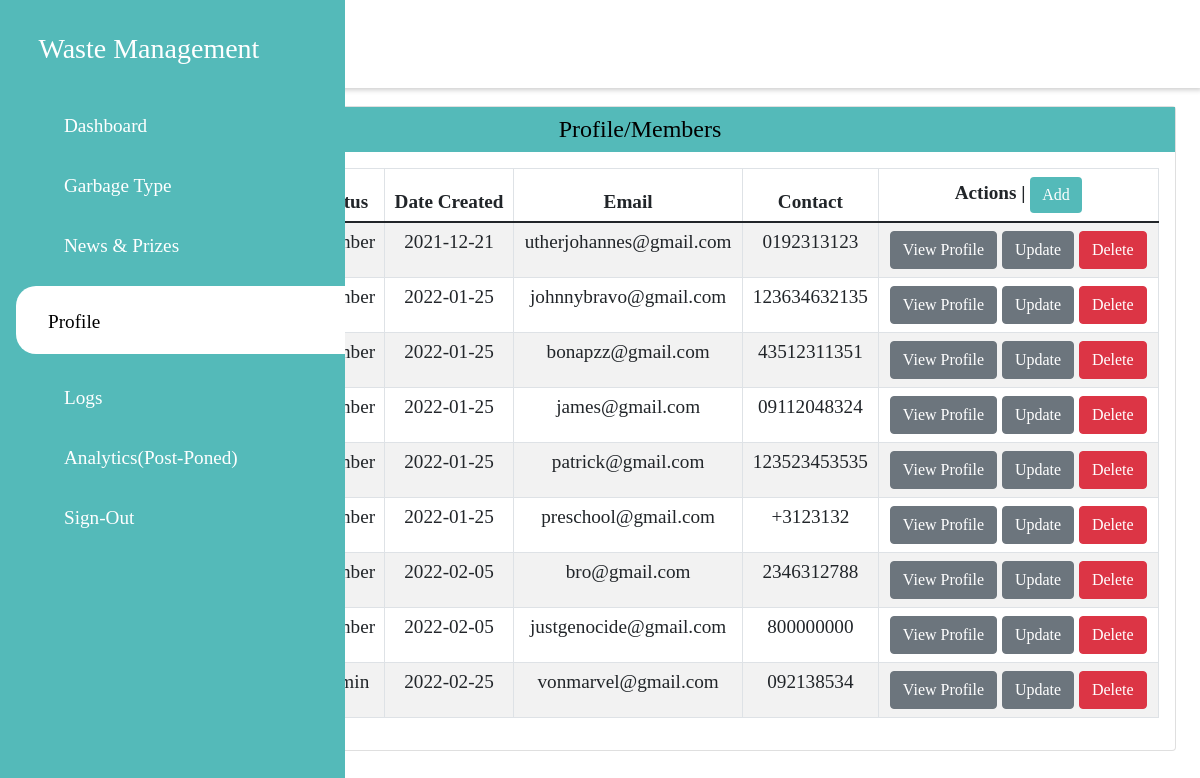
/admin/members.php (signed in), run on the app's committed database.
### tables this page shows
CREATE TABLE `members` (
  `id` int(11) NOT NULL,
  `profilename` varchar(255) NOT NULL,
  `fullname` varchar(255) NOT NULL,
  `status` varchar(255) NOT NULL,
  `username` varchar(255) NOT NULL,
  `password` varchar(255) NOT NULL,
  `datecreated` date NOT NULL,
  `email` varchar(255) NOT NULL,
  `contact` varchar(255) NOT NULL,
  `address` varchar(255) NOT NULL,
  `img_name` varchar(255) NOT NULL,
  `points` int(11) NOT NULL
);

### admin/members.php (the view, shortened to what this page needs)
<?php
include('connections/connection.php');
?>
<!DOCTYPE HTML>
<html>
<head>
    <link href="css/newstyle.css" rel="stylesheet" type="text/css" /></link>
    <link href="css/prize.css" rel="stylesheet" type="text/css" /></link>
    <link href="css/news.css" rel="stylesheet" type="text/css" /></link>
    <link href="css/members.css" rel="stylesheet" type="text/css" /></link>
    <link rel="stylesheet" href="https://maxst.icons8.com/vue-static/landings/line-awesome/font-awesome-line-awesome/css/all.min.css">
    <link rel="stylesheet" href="https://maxst.icons8.com/vue-static/landings/line-awesome/line-awesome/1.3.0/css/line-awesome.min.css">
    <link rel="stylesheet" type="text/css" href="https://cdn.jsdelivr.net/npm/slick-carousel@1.8.1/slick/slick.css"/>
    <link href="https://cdn.jsdelivr.net/npm/bootstrap@5.1.3/dist/css/bootstrap.min.css" rel="stylesheet">
</head>
<body>
    <div class="sidebar">
        <div class="sidebar-brand">
        <h3><span class="las la-leaf"></span> <span>Waste Management</span> </h3>
        </div>
        <div class="sidebar-menu">
            <ul>
                <li>
                    <a href="newindex.php"><span class="las la-signal"></span>
                    <span>Dashboard</span></a>
                </li>
                <li>
                    <a href="garbagetype.php"><span class="las la-signal"></span>
                    <span>Garbage Type</span></a>
                </li>
                <li>
                    <a href="carousel.php"><span class="las la-signal"></span>
                    <span>News & Prizes</span></a>
                </li>
                <li>
                    <a href="members.php" class="active"><span class="las la-signal"></span>
                    <span>Profile</span></a>
                </li>
                <li>
                    <a href="actionlog.php"><span class="las la-signal"></span>
                    <span>Logs</span></a>
                </li>
                <li>
                    <a href="#"><span class="las la-signal"></span>
                    <span>Analytics(Post-Poned)</span></a>
                </li>
                <li>
                    <a href="logout.php" onclick="return confirm('Are you sure')"><span class="las la-signal"></span>
                    <span>Sign-Out</span></a>
                </li>
            </ul>
        </div>
    </div>
    <div class="main-content">
        <header>
            <h1>
                <label for="navigation-toggle">
                    <div><span class="las la-bars"></span>Profile</div>
                </label>
            </h1>
        </header>
        <main>
        <div class="member-grid">
                    <div class="leaderboards">
                        <div class="card">
                            <div class="memberheader" style="text-align:center;">
                                <h4>Profile/Members</h4>
                            </div>
                            <div class="membercard-body">
                                <table class="table table-striped table-bordered" id="datatable">
                                    <thead>
                                    <tr>
                                        <th>Profile</th>
                                        <th>Full Name</th>
                                        <th>Status</th>
                                        <th>Date Created</th>
                                        <th>Email</th>
                                        <th>Contact</th>
                                        <th>Actions | <a href="addmember.php" class="btn btn-primary" style="background:#54BAB9;border:#54BAB9;">Add</a></th>
                                    </tr>
                                    </thead>
                                    <tbody>
                                        <?php
                                        $sql = "SELECT * FROM members";
                                        $result = mysqli_query($conn, $sql);
                                        $rows = mysqli_fetch_assoc($result);
                                        $rank = 1;
                                        $number = 0;
                                        do { ?>
                                            <tr>
                                                <td></td>
                                                <td><?php echo $rows['profilename'];?></td>
                                                <td><?php echo $rows['status'];?></td>
                                                <td><?php echo $rows['datecreated'];?></td>
                                                <td><?php echo $rows['email'];?></td>
                                                <td><?php echo $rows['contact'];?></td>
                                                <td>
                                                    <a href="viewmemberprofile.php?ID=<?php echo $rows['id'];?>" class="btn btn-secondary">View Profile</a>
                                                    <a href="editmemberprofile.php?ID=<?php echo $rows['id'];?>" class="btn btn-secondary">Update</a>
                                                    <a onclick="return confirm('Are you sure')" href="deleteprofile.php?ID=<?php echo $rows['id'];?>&Image_Name=<?php echo $rows['img_name'];?>" class="btn btn-danger">Delete</a>
                                                </td>
                                            </tr>
                                        <?php $rank++;} while (($rows = mysqli_fetch_assoc($result)) and ($number <= 10))?>
                                    </tbody>
                                </table>
                            </div>
                        </div>
                    </div>
    </main>
    </div>
</body>
</html>

### admin/css/newstyle.css (style rules this page uses)
* { padding: 0%; margin: 0%; box-sizing: border-box; list-style-type: none; text-decoration: none !important; font-family: '游ゴシック'; }
.sidebar { transition: left 300ms; width: 345px; position: fixed; left: 0%; top: 0%; height: 100%; background: #54BAB9; z-index: 100; }
.main-content { transition: margin-left 300ms; margin-left: 345px; }
.sidebar-brand { height: 90px; padding: 1rem 0rem 1rem 2rem; color: white; font-size: 1rem; margin-top: 1rem; margin-bottom: -1rem; }
.sidebar-brand span { display: inline-block; padding-right: 0rem; }
.sidebar-menu li { width: 100%; margin-bottom: 1.5rem; padding-left: -1rem; margin-left: -1rem; }
.sidebar-menu a { display: block; color: white; font-size: 1.2rem; padding-left: -1rem; }
.sidebar-menu a span:first-child { font-size: 1.5rem; padding-right: 1rem; margin-left: 1rem; }
.sidebar-menu a.active { background:white; padding-top: 1rem; padding-bottom: 1rem; color:black; border-radius: 20px 0px 0px 20px; margin-right: -1rem; }
.sidebar-menu { margin-top: 1rem; }
header { display: flex; justify-content: space-between; padding:1rem 1.5rem; box-shadow: 2px 2px 5px rgba(0,0,0,0.2); position: fixed; left: 345px; top: 0%; width: calc(100% - 345px); z-index: 100; transition: 300ms; background: white; }
header label span { font-size: 1.7rem; padding-right: 1rem; }
main { margin-top: 45px; padding: 2rem 1.5rem; background: #ffffff; min-height: calc(100vh -90px); }
table { border-collapse: collapse; width: 100%; align-items: center; }
.card { border-radius: 5px; }
@media only screen and (max-width: 1200px) { .main-content { margin-left: 80px; } }
@media only screen and (max-width: 1200px) { .main-content header { width: calc(100% - 80px); left: 80px; } }

### admin/css/members.css (style rules this page uses)
.member-grid { margin-top: 1rem; display: grid; grid-template-columns: 100% auto; grid-gap: 2rem; }
.card { border-radius: 5px; }
.memberheader { padding-top: .5rem; background: #54BAB9; color: black; }
.membercard-body { padding: 1rem; min-height: 0%; max-height: 50rem; overflow: auto; }
.table { width: 100%; overflow: auto; max-height: 30rem; text-align: center; }
.table tr { font-size: 1.2rem; }
.table td { border-top:1px #f0f0f0; border-bottom:1px #f0f0f0; border-style: solid; padding: 0.5rem; }

### data on the page
members: datecreated "2021-12-21", email "utherjohannes@gmail.com", contact "0192313123"
members: datecreated "2022-01-25", email "johnnybravo@gmail.com", contact "123634632135"
members: datecreated "2022-01-25", email "bonapzz@gmail.com", contact "43512311351"
members: datecreated "2022-01-25", email "james@gmail.com", contact "09112048324"
members: datecreated "2022-01-25", email "patrick@gmail.com", contact "123523453535"
members: datecreated "2022-01-25", email "preschool@gmail.com", contact "+3123132"
members: datecreated "2022-02-05", email "bro@gmail.com", contact "2346312788"
members: datecreated "2022-02-05", email "justgenocide@gmail.com", contact "800000000"
members: datecreated "2022-02-25", email "vonmarvel@gmail.com", contact "092138534"
